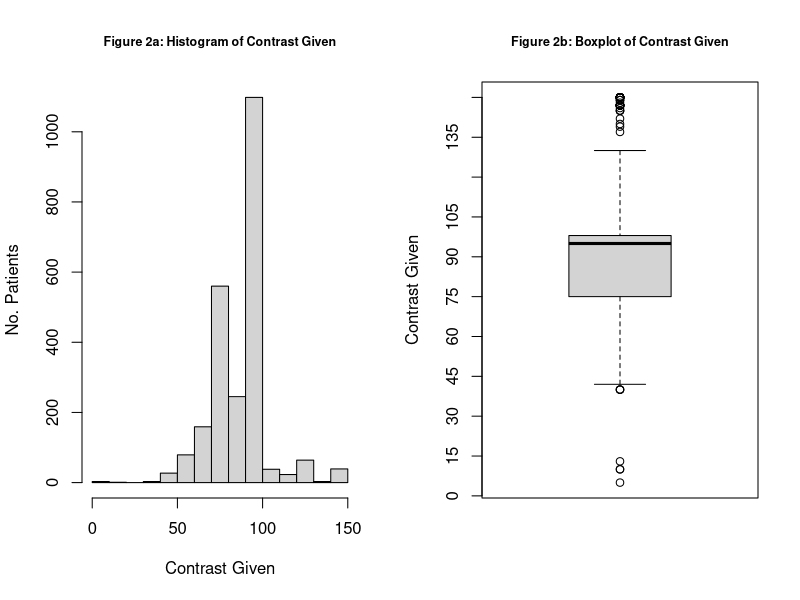
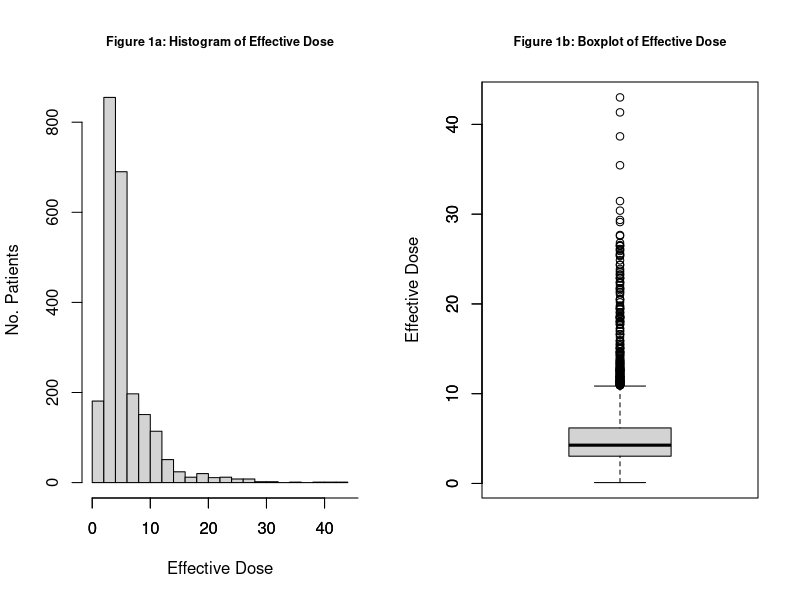
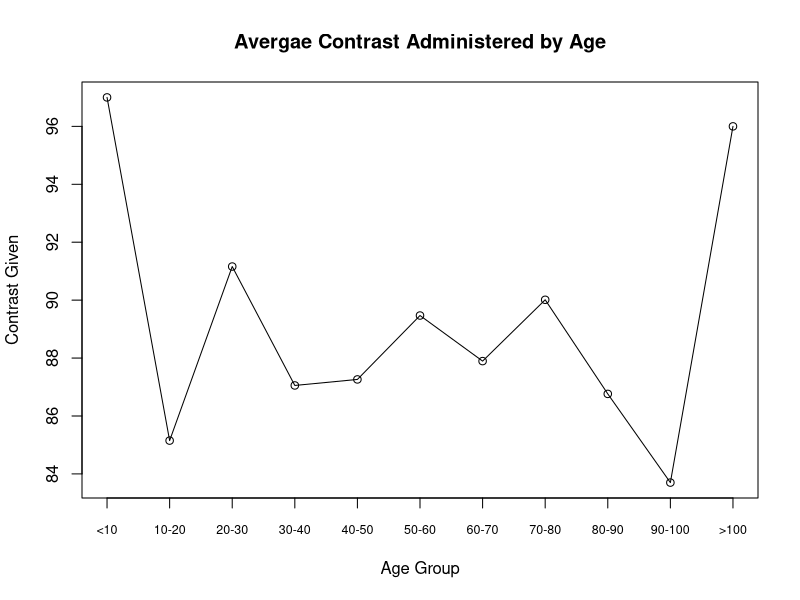
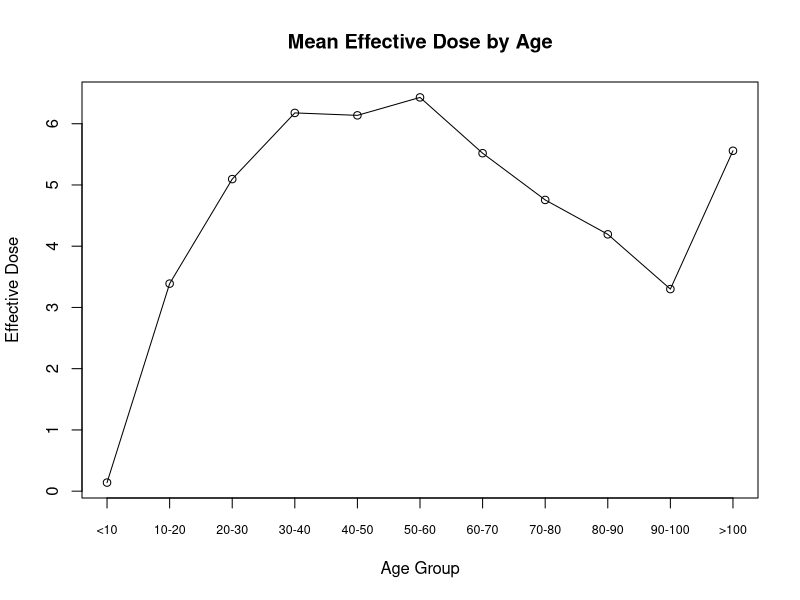
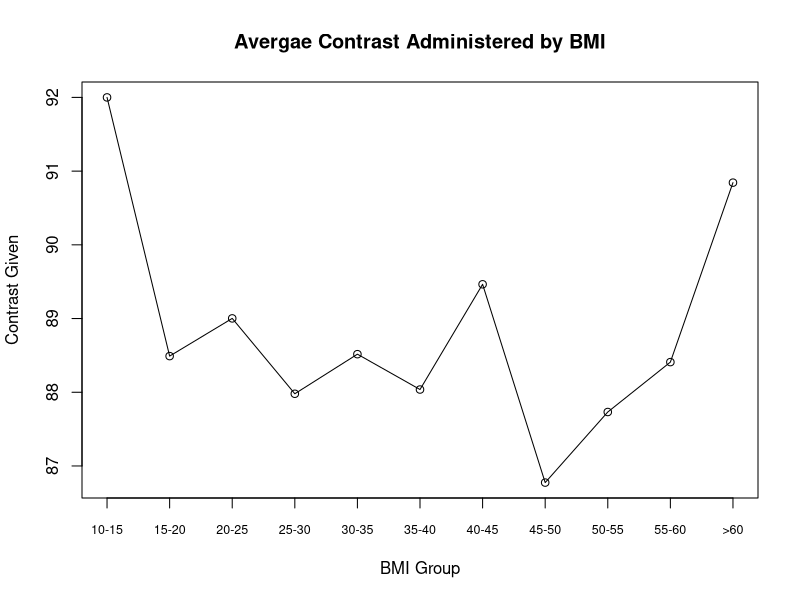
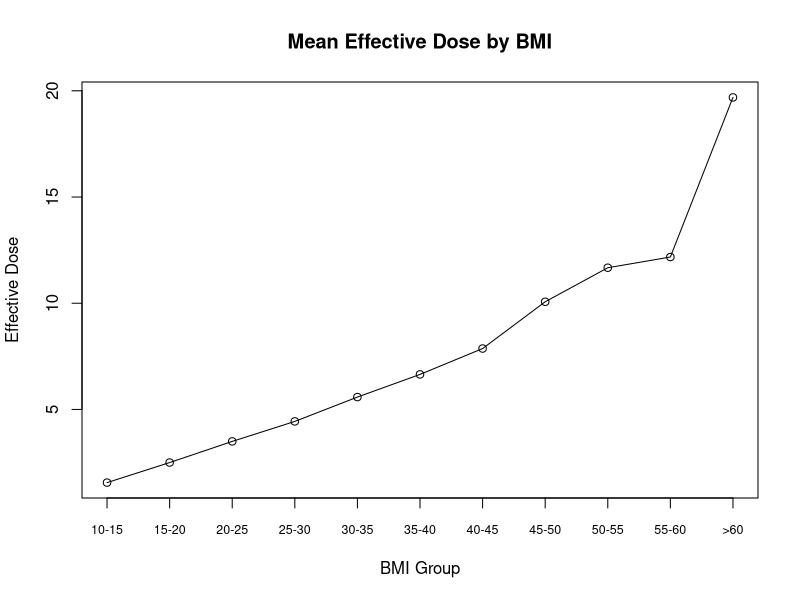

These charts were generated, in order, by the following R code:
## ---- chunk 1
knitr::opts_chunk$set(echo = TRUE)
## ---- chunk 2
PE <- read.csv("Data/Updates/PE_update_clean.csv")[,-1]
## ---- chunk 3

## Looking at Contrast: Histogram and Boxplot
par(mfrow = c(1,2))
hist(PE$Contrast.Given, breaks = 20, main = "Figure 2a: Histogram of Contrast Given",
     xlab = "Contrast Given", ylab = "No. Patients", cex.main = 0.75)
boxplot(PE$Contrast.Given, main = "Figure 2b: Boxplot of Contrast Given", cex.main = 0.75, 
        ylab = "Contrast Given", yaxp = c(0,150,10))
par(mfrow = c(1,1))

## Looking at Effective Dose: Histogram and Boxplot
par(mfrow = c(1,2))
hist(PE$Eff.Dose, breaks = 20, main = "Figure 1a: Histogram of Effective Dose",
     xlab = "Effective Dose", ylab = "No. Patients", cex.main = 0.75)
axis(side = 1, at = seq(0,100,10))
boxplot(PE$Eff.Dose, main = "Figure 1b: Boxplot of Effective Dose", cex.main = 0.75, 
        ylab = "Effective Dose")
axis(side = 2, at = seq(0,100,10))
par(mfrow = c(1,1))
## ---- chunk 4
## Plotting Contrast by Age (10 Year Intervals)
age_cuts <- c("<10", "10-20", "20-30", "30-40", "40-50","50-60", "60-70",
              "70-80", "80-90", "90-100", ">100")
PE$Age10 <- cut(PE$Age, breaks = seq(0,110,10), labels = age_cuts)
summary(PE$Age10)

contrast_by_age <- tapply(PE$Contrast.Given, PE$Age10, "mean")
plot(contrast_by_age, type = "l", ylab = "Contrast Given", xlab = "Age Group", xaxt = "n",
     main = "Avergae Contrast Administered by Age")
points(contrast_by_age)
axis(1, at = 1:11, labels = age_cuts, cex.axis = .75)

## Plotting Radiation by Age (10 Year Intervals)
rad_by_age <- tapply(PE$Eff.Dose, PE$Age10, "mean")
plot(rad_by_age, type = "l", ylab = "Effective Dose", xlab = "Age Group", xaxt = "n",
     main = "Mean Effective Dose by Age")
points(rad_by_age)
axis(1, at = 1:11, labels = age_cuts, cex.axis = .75)

## Plotting Contrast by BMI (5 Unit Intervals)
BMI_cuts <- c("10-15", "15-20", "20-25", "25-30","30-35", "35-40",
              "40-45", "45-50", "50-55", "55-60", ">60")
PE$BMI10 <- cut(PE$BMI, breaks = c(seq(10,60,5),92), labels = BMI_cuts)
summary(PE$BMI10)

contrast_by_bmi <- tapply(PE$Contrast.Given, PE$BMI10, "mean")
plot(contrast_by_bmi, type = "l", ylab = "Contrast Given", xlab = "BMI Group", xaxt = "n",
     main = "Avergae Contrast Administered by BMI")
points(contrast_by_bmi)
axis(1, at = 1:11, labels = BMI_cuts, cex.axis = .75)

## Plotting Radiation by BMI (5 Unit Intervals)
rad_by_bmi <- tapply(PE$Eff.Dose, PE$BMI10, "mean")
plot(rad_by_bmi, type = "l", ylab = "Effective Dose", xlab = "BMI Group", xaxt = "n",
     main = "Mean Effective Dose by BMI")
points(rad_by_bmi)
axis(1, at = 1:11, labels = BMI_cuts, cex.axis = .75)
## ---- chunk 5
PE$Age_range <- cut(PE$Age, breaks = c(0,18,35,110), labels = c("<18", "18-35", ">35"))
PE$BMI_range <- cut(PE$BMI, breaks = c(0,25,40,100), labels = c("<25", "25-40", ">40"))

effdose1 <- lm(log(Eff.Dose)~CT.Type+BMI_range+Age_range+Gender+Location, data = PE)
## ---- chunk 6
contrast1 <- lm(Contrast.Given~CT.Type+BMI_range+Age_range+Gender+Location, data = PE)
